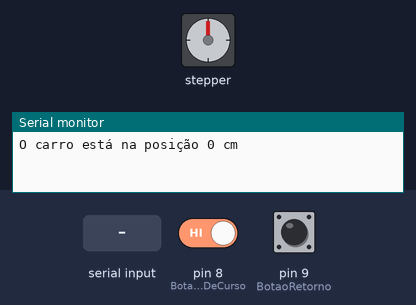
A sketch run on a simulated Arduino Uno, built with avr-gcc and run on an emulated ATmega328P. On the bench: stepper motor, the last lines printed to the serial monitor. The test bench sets the inputs (shaded band); at power-on: pin 9 (BotaoRetorno) LOW, pin 8 (BotaoFimDeCurso) HIGH. Stepper angles assume 200 steps per turn.

Above: at 6.0 s.
6.1 s: "1\n" received over Serial
At 10.15 s:
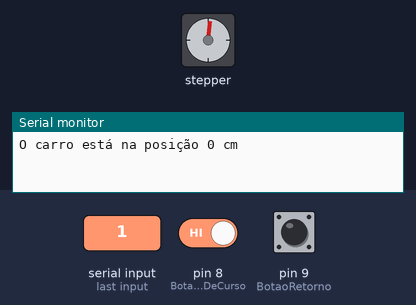
At 10.75 s:
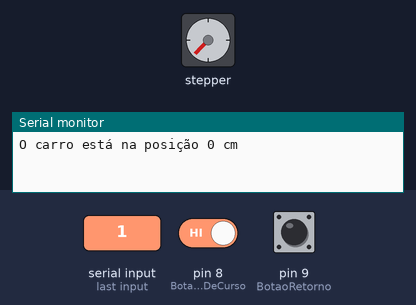
12.5 s: "5\n" received over Serial
At 17.46 s:
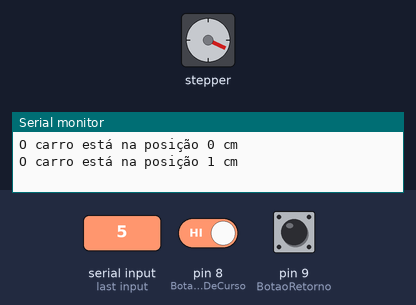
20.6 s: pin 9 (BotaoRetorno) pulled HIGH for 3.2 s
26.5 s: pin 8 (BotaoFimDeCurso) driven LOW and pin 9 (BotaoRetorno) driven HIGH
37.3 s: pin 8 (BotaoFimDeCurso) driven HIGH
40.8 s: pin 9 (BotaoRetorno) driven LOW
At 41.08 s:
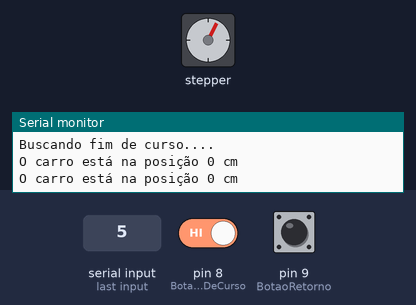
Timing chart, 0 to 43.5 s (numbered marks = the images above; inputs shaded):
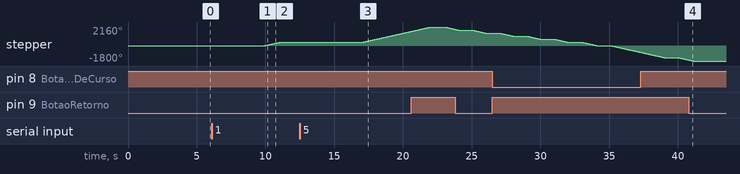

The sketch:

questao2D3.ino
```cpp
/**
 * Faça um programa para Arduino que apresentena comunicação serial a posição
 * do carro acoplado ao  eixo  de um motor  de  passo.
 *
 * Ao  iniciar  o  funcionamento,  deve-se apresentara  mensagem “Buscandofim
 * de curso” e girar o motor de passo no sentido anti-horário até que o fim de
 * curso seja acionado.
 *
 * Em outras palavras, o motor girará no sentido
 * anti-horário até que um botão que representa o fim de curso seja pressionado.
 *
 * Após atingir o fim de curso, sabe-se que o carro está na posição 0cm.
 * Portanto, deve-se exibir a mensagem “O carro está na posição 0 cm”.
 *
 * A partir daí, o usuário pode enviar os caracteres (‘1’, ‘5’, ‘8’)
 * pela comunicação serial.

 * Recebero caractere ‘1’significa que o motor de passo deve dar 1 (uma) volta
 * no sentido horário e a posição incrementada em 5 cm.

 * Recebero caractere ‘5’significa que o motor de passo deve dar 5(cinco) voltas
 * no sentido horário e a posição incrementada em 25 cm.

 * Recebero caractere ‘8’significa que o motor de passo deve dar 8(oito) voltas
 * no sentido horário e a posição incrementada em 40cm.

 * A mensagem deve ser atualizada a cada nova entrada com valor atual da posição.
 * Outro botão é o responsável pelo retorno do carro, ou seja, deve girar o
 * motor de passo no sentidoinverso (anti-horário) o número de voltas já
 * realizadas.
 * BotãoFimDeCurso-8
 * BotãoRetorno-9
 * Motor de passo p1-2
 * Motor de passo p2-3
 * Motor de passo p3-4
 * Motor de passo p4-5
 *
 **/
//incluir a biblioteca de controle do motor
#include <Stepper.h>
//definições das variaveis
const int passos = 200, BotaoFimDeCurso = 8, BotaoRetorno = 9;
volatile int voltas = 0 , estado = 0, dadosSerial = 0, retorno = 0 ;

//iniciar o motor utilizando a biblioteca nos pinos 2 a 5
Stepper motor(passos, 2, 3, 4, 5);

void setup()
{

	pinMode(BotaoFimDeCurso, INPUT);
	pinMode(BotaoRetorno, INPUT);

	motor.setSpeed(60);

	Serial.begin(9600);
}
void loop()
{
	while (digitalRead(BotaoFimDeCurso) == 0 && estado == 0)
	{
		Serial.println("Buscando fim de curso....");
		motor.step(-passos);
	}

	estado =1;
	Serial.println("O carro está na posição 0 cm");

	while(digitalRead(BotaoRetorno) != 1){
		delay(5000);
		if(Serial.available() > 0){
			dadosSerial = Serial.parseInt();
			if(dadosSerial == 1 && digitalRead(BotaoRetorno)==0){
				motor.step(passos);
				voltas = voltas + 1;
				dadosSerial = 0;
				Serial.print("O carro está na posição ");
				Serial.print(voltas);
				Serial.println(" cm");
				delay(1000);
			} else if(dadosSerial == 5 && digitalRead(BotaoRetorno)==0){
				for(int i = 0; i < 5; i++){
					motor.step(passos);
				}
				voltas = voltas + 25;
				dadosSerial = 0;
				Serial.print("O carro está na posição ");
				Serial.print(voltas);
				Serial.println(" cm");
				delay(1000);
			}else if(dadosSerial == 8 && digitalRead(BotaoRetorno)==0){
				for(int i = 0; i < 8; i++){
					motor.step(passos);
				}
				voltas = voltas + 40;
				dadosSerial = 0;
				Serial.print("O carro está na posição ");
				Serial.print(voltas);
				Serial.println(" cm");
				delay(1000);
			}else {
				dadosSerial = Serial.parseInt();
				delay(1000);
			}
		}
	}

	retorno = (voltas/5);
	for (int i=0; i <= retorno; i++ ){
		motor.step(-passos);
		voltas= 0;
		estado = 0;
		delay(1000);
	}
}
```

lista3ex5.ino
```cpp
const int botao = 2;
```

Measured:
- after the input at 6.1 s, stepper: turns 360° clockwise in 0.99 s, starting after 3.9 s
- after the input at 12.5 s, stepper: keeps turning clockwise at about 359°/s, starting after 4.5 s
- after the input at 40.8 s, stepper: goes on until 41.1 s, then stays -1800°
